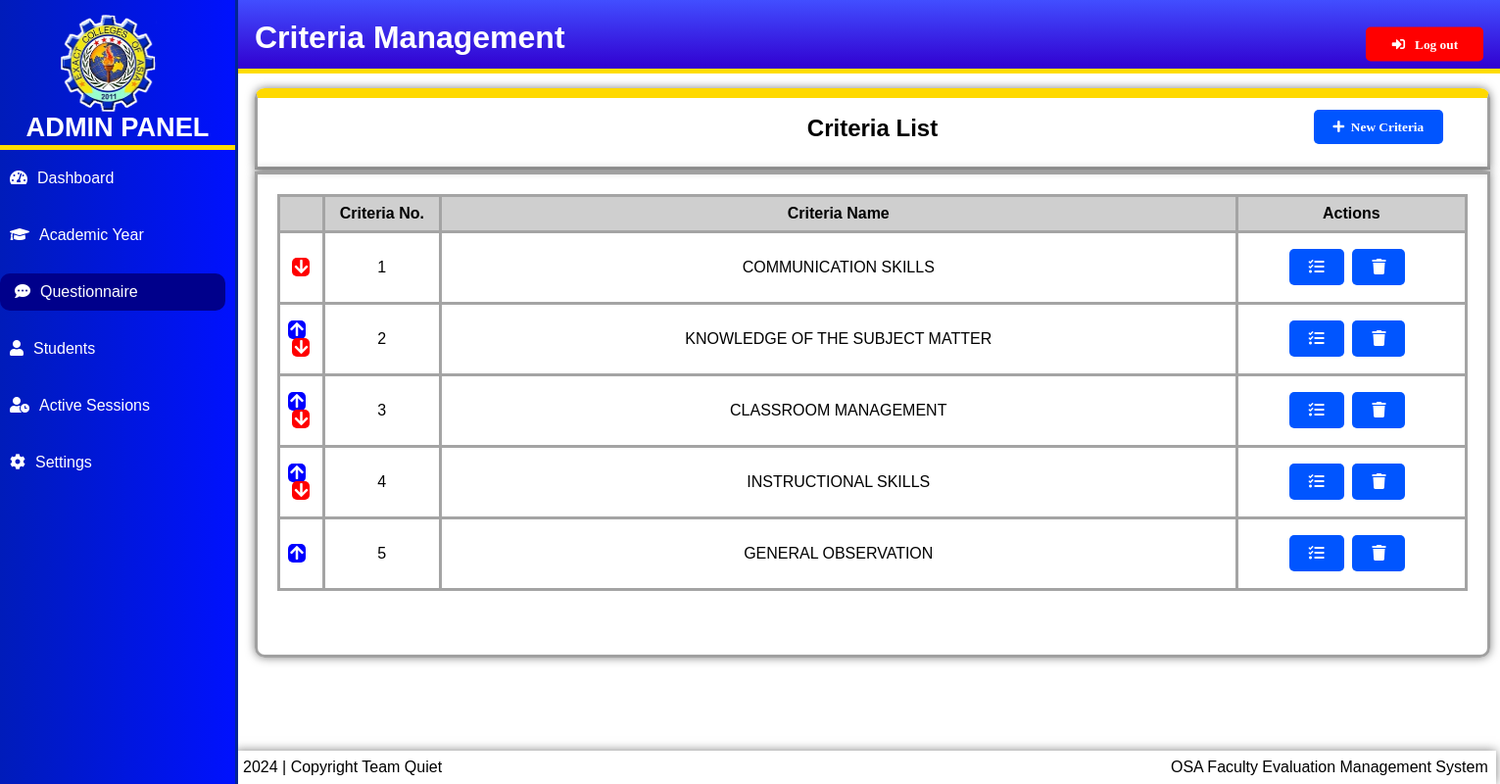
Screenshot of /admin/criteria_list.php (signed in) with the database file from the repository.
### tables this page shows
CREATE TABLE `criteria` (
  `criteria_id` int(11) NOT NULL,
  `criteria_name` varchar(50) NOT NULL,
  `criteria_order` int(11) DEFAULT NULL
);

### admin/criteria_list.php (the view, shortened to what this page needs)
<!DOCTYPE html>
<html lang="en">
<head>
<link rel="stylesheet" href="styles.css">
<link rel="stylesheet" href="https://cdnjs.cloudflare.com/ajax/libs/font-awesome/5.15.4/css/all.min.css">
</head>
<body>
<?php include 'sidebar.php'; ?>
<div class="content">
  <h1>Criteria Management</h1><br><br><br><br><br>
  <div class="box-header">
    <button class='addcriteriabutton' onclick='toggleAddCriteriaPopup()'><i class='fas fa-plus'>&nbsp;&nbsp;New Criteria</i></button>
    <h2>Criteria List</h2>
  </div>
  <div class="box-body">
    <table class="criteria">
      <thead>
        <tr>
          <th class="orderbuttons"></th>
          <th class="num-column">Criteria No.</th>
          <th class="name-column">Criteria Name</th>
          <th class="action-column">Actions</th>
        </tr>
      </thead>
      <tbody>
        <?php
        include('../connection.php');
        if ($connection) {
          $query = "SELECT * FROM criteria ORDER BY criteria_order";
          $result = mysqli_query($connection, $query);
          $rowCount = 1;
          while ($row = mysqli_fetch_assoc($result)) {
            echo "<tr>";
            echo "<td>";
            if ($rowCount > 1) {
              echo "<a href='reorder_criteria.php?action=move_up&criteria_id={$row['criteria_id']}' class='button-order-up'><i class='fas fa-arrow-up'></i></a>&nbsp;&nbsp;";
          }
          if ($rowCount < mysqli_num_rows($result)) {
              echo "<a href='reorder_criteria.php?action=move_down&criteria_id={$row['criteria_id']}' class='button-order-down'><i class='fas fa-arrow-down'></i></a></td>";
          }
            echo "<td>{$rowCount}";
            echo "</td>";
            echo "<td>&nbsp;<br>{$row['criteria_name']}<br>&nbsp;</td>";
            echo "<td>";
            echo "<a href='manage_questions.php?criteria_id={$row['criteria_id']}' class='button'><i class='fas fa-tasks'></i></a>&nbsp;&nbsp;";
            echo "<a href='#' onclick='confirmDelete({$row['criteria_id']})' class='button'><i class='fas fa-trash'></i></a>&nbsp;&nbsp;";
            echo "</td>";
            echo "</tr>";
            $rowCount++;
          }
        } else {
          echo "<tr><td colspan='3'>Failed to connect to the database.</td></tr>";
        }
        ?>
      </tbody>
    </table>
  </div>
</div>
</body>
</html>

### admin/styles.css (style rules this page uses)
body { margin: 0; padding: 0; border: none; outline: none; box-sizing: border-box; font-family: "Poppins", sans-serif; display: flex; }
.content { margin-left: 170px; padding: 20px 80px; z-index: 0; width: 1000px; }
button { background-color: #0055ff; color: rgb(255, 255, 255); padding: 10px 20px; border: none; cursor: pointer; border-radius: 5px; }
.button { background-color: #0055ff; color: rgb(255, 255, 255); padding: 10px 20px; border: none; cursor: pointer; border-radius: 5px; }
.content h1 { background: linear-gradient(to bottom, rgb(66, 78, 255), rgb(49, 0, 208)); width: 3000px; height: 30px; padding: 20px; position: fixed; margin-top: -30px; margin-left: -10px; color: white; top: 30px; border-bottom: 5px solid #ffdd00; z-index: 3; }
table { width: 107%; border-collapse: collapse; margin-bottom: 30px; table-layout: auto; }
th, td { border: 3px solid #a4a4a4; padding: 8px; text-align: center; width: auto; }
th { background-color: #cfcfcf; }
.box-body { border-bottom-left-radius: 10px; border-bottom-right-radius: 10px; height: auto; width: 100%; border: 3px solid #a0a0a0; text-align: center; padding: 20px; box-shadow: 0 0 10px rgba(0, 0, 0, 0.5); margin-left: 10px; }
.box-header { height: auto; width: 100%; border-top-right-radius: 10px; border-top-left-radius: 10px; text-align: center; padding: 20px; box-shadow: 0 0 10px rgba(0, 0, 0, 0.5); margin-bottom: 2px; border: 3px solid #a0a0a0; border-top: 10px solid #ffd900; margin-left: 10px; }

### admin/criteria_list.php (style rules this page uses)
.button { background-color: #0055ff; color: rgb(255, 255, 255); padding: 10px 20px; border: none; cursor: pointer; border-radius: 5px; }
.button-order-up { background-color: blue; color: rgb(255, 255, 255); padding: 1px 2px; border: none; cursor: pointer; border-radius: 5px; }
.button-order-down { background-color: red; color: rgb(255, 255, 255); padding: 1px 2px; border: none; cursor: pointer; border-radius: 5px; }
table { width: 100%!important; }
.num-column { width: 10%; }
.name-column { width: 70%; }
.action-column { width: 20%; text-align: center; }
.box-body { margin-right: -70px!important; width: 1215px!important; height: 63%!important; padding-bottom: 50px!important; }
.box-header { margin-right: -70px!important; margin-top: -20px!important; width: 1215px!important; height: 30px!important; }
.box-header .addcriteriabutton { margin-left: 85%; margin-top: -20px; }
.box-header h2 { margin-top: -30px; }

### rows the page displays
criteria: criteria_name "COMMUNICATION SKILLS"
criteria: criteria_name "KNOWLEDGE OF THE SUBJECT MATTER"
criteria: criteria_name "CLASSROOM MANAGEMENT"
criteria: criteria_name "INSTRUCTIONAL SKILLS"
criteria: criteria_name "GENERAL OBSERVATION"
